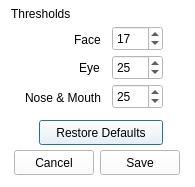
<?xml version="1.0" encoding="UTF-8"?>
<ui version="4.0">
 <class>faceTrainerAdvSettings</class>
 <widget class="QDialog" name="faceTrainerAdvSettings">
  <property name="windowModality">
   <enum>Qt::WindowModal</enum>
  </property>
  <property name="enabled">
   <bool>true</bool>
  </property>
  <property name="geometry">
   <rect>
    <x>0</x>
    <y>0</y>
    <width>195</width>
    <height>187</height>
   </rect>
  </property>
  <property name="minimumSize">
   <size>
    <width>195</width>
    <height>187</height>
   </size>
  </property>
  <property name="maximumSize">
   <size>
    <width>195</width>
    <height>187</height>
   </size>
  </property>
  <property name="windowTitle">
   <string>Dialog</string>
  </property>
  <property name="styleSheet">
   <string notr="true">background-color: rgb(255, 255, 255);</string>
  </property>
  <widget class="QLabel" name="label">
   <property name="geometry">
    <rect>
     <x>11</x>
     <y>6</y>
     <width>91</width>
     <height>16</height>
    </rect>
   </property>
   <property name="styleSheet">
    <string>font: 75 12pt &quot;Sans Serif&quot;;</string>
   </property>
   <property name="text">
    <string>Thresholds</string>
   </property>
  </widget>
  <widget class="QSpinBox" name="sb_face">
   <property name="geometry">
    <rect>
     <x>112</x>
     <y>26</y>
     <width>51</width>
     <height>25</height>
    </rect>
   </property>
   <property name="value">
    <number>17</number>
   </property>
  </widget>
  <widget class="QLabel" name="label_2">
   <property name="geometry">
    <rect>
     <x>74</x>
     <y>32</y>
     <width>32</width>
     <height>16</height>
    </rect>
   </property>
   <property name="text">
    <string>Face</string>
   </property>
  </widget>
  <widget class="QLabel" name="label_3">
   <property name="geometry">
    <rect>
     <x>79</x>
     <y>60</y>
     <width>32</width>
     <height>16</height>
    </rect>
   </property>
   <property name="text">
    <string>Eye</string>
   </property>
  </widget>
  <widget class="QLabel" name="label_4">
   <property name="geometry">
    <rect>
     <x>25</x>
     <y>88</y>
     <width>83</width>
     <height>19</height>
    </rect>
   </property>
   <property name="text">
    <string>Nose &amp; Mouth</string>
   </property>
  </widget>
  <widget class="QSpinBox" name="sb_eye">
   <property name="geometry">
    <rect>
     <x>112</x>
     <y>55</y>
     <width>51</width>
     <height>25</height>
    </rect>
   </property>
   <property name="value">
    <number>25</number>
   </property>
  </widget>
  <widget class="QSpinBox" name="sb_insideFace">
   <property name="geometry">
    <rect>
     <x>112</x>
     <y>84</y>
     <width>51</width>
     <height>25</height>
    </rect>
   </property>
   <property name="value">
    <number>25</number>
   </property>
  </widget>
  <widget class="QPushButton" name="pb_restore">
   <property name="geometry">
    <rect>
     <x>39</x>
     <y>120</y>
     <width>124</width>
     <height>25</height>
    </rect>
   </property>
   <property name="text">
    <string>Restore Defaults</string>
   </property>
  </widget>
  <widget class="QPushButton" name="pb_save">
   <property name="geometry">
    <rect>
     <x>100</x>
     <y>150</y>
     <width>80</width>
     <height>25</height>
    </rect>
   </property>
   <property name="text">
    <string>Save</string>
   </property>
  </widget>
  <widget class="QPushButton" name="pb_Cancel">
   <property name="geometry">
    <rect>
     <x>14</x>
     <y>150</y>
     <width>80</width>
     <height>25</height>
    </rect>
   </property>
   <property name="text">
    <string>Cancel</string>
   </property>
  </widget>
 </widget>
 <resources/>
 <connections>
  <connection>
   <sender>pb_Cancel</sender>
   <signal>clicked()</signal>
   <receiver>faceTrainerAdvSettings</receiver>
   <slot>close()</slot>
   <hints>
    <hint type="sourcelabel">
     <x>53</x>
     <y>162</y>
    </hint>
    <hint type="destinationlabel">
     <x>97</x>
     <y>93</y>
    </hint>
   </hints>
  </connection>
 </connections>
</ui>
